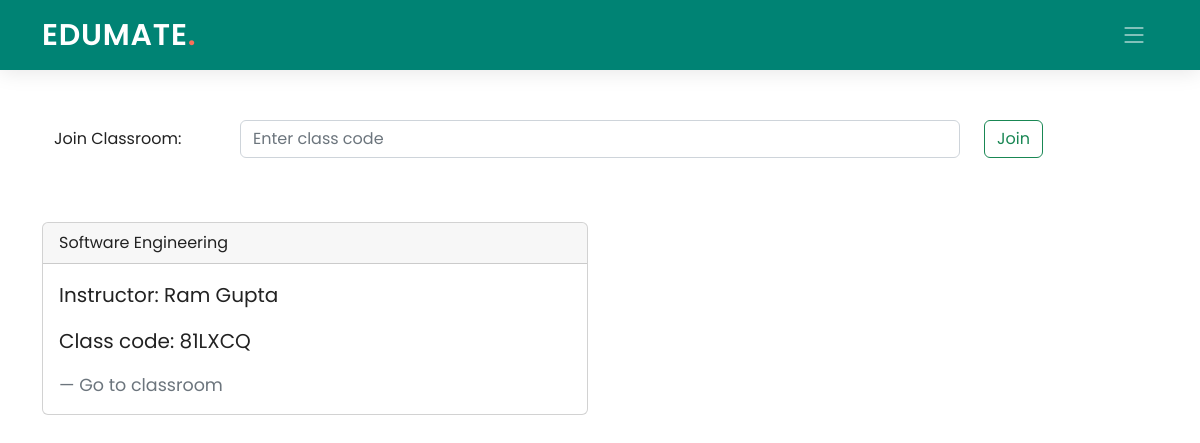
The page /student/6/ on the database as committed earlier.
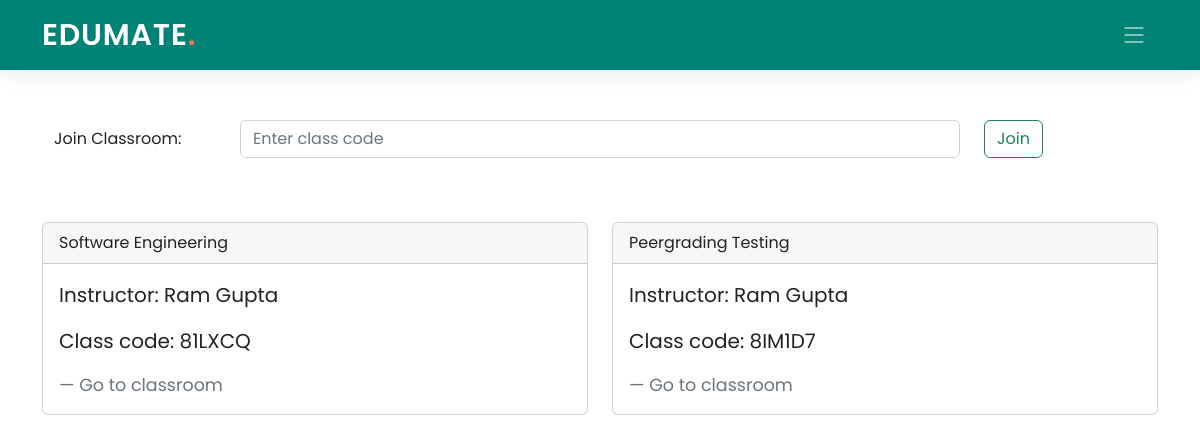
The same page on the database as committed later.
### Teacher/models.py (models this page shows, shortened)
class ClassTeachers(models.Model):
    teach_id = models.IntegerField()
    class_code = models.CharField(max_length=10)
    class_name = models.CharField(max_length=40)
    class Meta:
        db_table = "ClassTeachers"

### Edumate_app/models.py (models this page shows, shortened)
class Teachers(models.Model):
    teach_id = models.AutoField(primary_key=True)
    name = models.CharField(max_length=100)
    email = models.EmailField(max_length=50)
    password = models.CharField(max_length=50)
    is_change = models.IntegerField(default=0)
    class Meta:
        db_table = "Teachers"

### Student/models.py (models this page shows)
class ClassStudents(models.Model):
    class_code = models.CharField(max_length=10)
    stud_id = models.IntegerField()
    class Meta:
        db_table = "ClassStudents"

### Student/views.py (the view)
# urls.py: path('', views.stud_home, name='student_home'),
def stud_home(request, pk):
    if(request.method=="POST"):
        class_room=ClassStudents()
        class_room.stud_id=pk
        class_room.class_code=request.POST.get('code')
        class_code_var = request.POST.get('code')
        class_room.save()
    allClasses = ClassStudents.objects.filter(stud_id=pk)
    data = []
    for i in allClasses:
        classObject=ClassTeachers.objects.filter(class_code=i.class_code)
        teacherObject=Teachers.objects.filter(teach_id=classObject[0].teach_id)
        data.append([i.class_code, classObject[0].class_name, teacherObject[0].name])
    return render(request, 'Student/student_home.html', {"data": data, 'pk': pk})

### Student/templates/Student/student_home.html (shortened to what this page needs)
{% extends './base_student.html' %}
{% block content %}
    <div class="container ">
        <div class="container" >
          <br><br><br>
            <form method="post" class="form-group row">
                <label for="staticclasscode" class="col-sm-2 col-form-label" class="sr-only">Join Classroom:</label>
              <div class="col-sm-8">
                <input class="form-control" id="staticclasscode" type="text" placeholder="Enter class code" name="code">
              </div>
              <div class="col-sm-2">
                <button type="submit mb-2" class="btn btn-outline-success">Join</button>
              </div>
            </form>
        </div>
        <br>
        <div class="row row-content my-4">
          {% for i in data %}
          <div class="col-6">
            <div class="card">
              <div class="card-header">
                {{ i.1 }}
              </div>
              <div class="card-body">
                <blockquote class="blockquote mb-0">
                  <p>Instructor: {{ i.2 }}</p>
                  <p>Class code: {{ i.0 }}</p>
                  <a class="blockquote-footer" href="{% url 'classroom1' pk=pk pk2=i.0 %}">Go to classroom</a>
                </blockquote>
              </div>
            </div>
          </div>
              <br>
          {% endfor %}
        </div>
    </div>
{% endblock content %}

### Student/templates/Student/base_student.html (shortened to what this page needs)
{% load static %}
<html lang="en">
<head>
  <link rel="stylesheet" href="https://cdnjs.cloudflare.com/ajax/libs/font-awesome/6.3.0/css/all.min.css" />
  <link href="{% static 'Edumate_app/assets/vendor/bootstrap/css/bootstrap.min.css' %}" rel="stylesheet">
  <link href="{% static 'Edumate_app/assets/vendor/bootstrap-icons/bootstrap-icons.css' %}" rel="stylesheet">
  <link href="{% static 'Edumate_app/assets/vendor/aos/aos.css' %}" rel="stylesheet">
  <link href="{% static 'Edumate_app/assets/vendor/glightbox/css/glightbox.min.css' %}" rel="stylesheet">
  <link href="{% static 'Edumate_app/assets/vendor/swiper/swiper-bundle.min.css' %}" rel="stylesheet">
  <link href="{% static 'Edumate_app/assets/css/index.css' %}" rel="stylesheet">
</head>
<body>
  {% block navbar %}
  <header id="header" class="header d-flex align-items-center">
    <div class="container-fluid container-xl d-flex align-items-center justify-content-between">
      <a href="#" class="logo d-flex align-items-center">
        <h1>EDUMATE<span>.</span></h1>
      </a>
      <i class="mobile-nav-toggle mobile-nav-show bi bi-list"></i>
    </div>
  </header>
  {% endblock navbar %}
  <br><br>
  {% block content %}
  {% endblock content %}
  <br><br><br>
</body>
</html>

### Edumate_app/static/Edumate_app/assets/css/index.css (style rules this page uses)
:root { --font-default: "Open Sans", system-ui, -apple-system, "Segoe UI", Roboto, "Helvetica Neue", Arial, "Noto Sans", "Liberation Sans", sans-serif, "Apple Color Emoji", "Segoe UI Emoji", "Segoe UI Symbol", "Noto Color Emoji"; --font-primary: "Poppins", sans-serif; --font-secondary: "Poppins", sans-serif; }
:root { --color-default: #222222; --color-primary: #008374; --color-secondary: #f85a40; }
:root { scroll-behavior: smooth; }
body { font-family: var(--font-primary); color: var(--color-default); }
a { color: var(--color-primary); text-decoration: none; }
h1, h2, h3, h4, h5, h6 { font-family: var(--font-primary); }
.header { z-index: 997; height: 90px; background-color: var(--color-primary); }
.header.sticked { position: fixed; top: 0; right: 0; left: 0; height: 70px; box-shadow: 0px 2px 20px rgba(0, 0, 0, 0.1); }
.header .logo h1 { font-size: 30px; margin: 0; font-weight: 600; letter-spacing: 0.8px; color: #fff; font-family: var(--font-primary); }
.header .logo h1 span { color: #f96f59; }
@media (max-width: 1279px) { .mobile-nav-show { color: rgba(255, 255, 255, 0.6); font-size: 28px; cursor: pointer; line-height: 0; transition: 0.5s; z-index: 9999; margin-right: 10px; } }

Rows that differ between the two databases and show on the page:
added ClassTeachers: class_name "Peergrading Testing"
added ClassStudents: class_code "8IM1D7"
Other text that changed with them:
new list line: "Instructor: Class code: Go to classroom"
new list line: "Ram Gupta"
